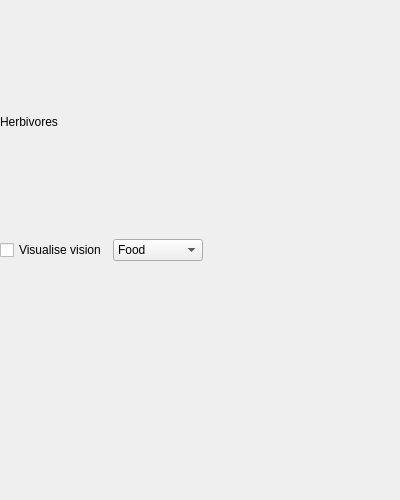
<?xml version="1.0" encoding="UTF-8"?>
<ui version="4.0">
 <class>food_herbivore_widget</class>
 <widget class="QWidget" name="food_herbivore_widget">
  <property name="geometry">
   <rect>
    <x>0</x>
    <y>0</y>
    <width>400</width>
    <height>500</height>
   </rect>
  </property>
  <property name="windowTitle">
   <string>Form</string>
  </property>
  <layout class="QVBoxLayout" name="verticalLayout">
   <property name="leftMargin">
    <number>0</number>
   </property>
   <property name="rightMargin">
    <number>0</number>
   </property>
   <item>
    <widget class="QLabel" name="title">
     <property name="frameShape">
      <enum>QFrame::NoFrame</enum>
     </property>
     <property name="text">
      <string>Herbivores</string>
     </property>
    </widget>
   </item>
   <item>
    <layout class="QHBoxLayout" name="vision_layout">
     <property name="spacing">
      <number>6</number>
     </property>
     <item>
      <widget class="QCheckBox" name="vision_toggle">
       <property name="text">
        <string>Visualise vision</string>
       </property>
      </widget>
     </item>
     <item>
      <widget class="QComboBox" name="vision_texture">
       <item>
        <property name="text">
         <string>Food</string>
        </property>
       </item>
       <item>
        <property name="text">
         <string>Herbivores</string>
        </property>
       </item>
      </widget>
     </item>
     <item>
      <spacer name="horizontalSpacer">
       <property name="orientation">
        <enum>Qt::Horizontal</enum>
       </property>
       <property name="sizeHint" stdset="0">
        <size>
         <width>40</width>
         <height>20</height>
        </size>
       </property>
      </spacer>
     </item>
    </layout>
   </item>
   <item>
    <widget class="fitness_graph" name="fitness" native="true"/>
   </item>
  </layout>
 </widget>
 <customwidgets>
  <customwidget>
   <class>fitness_graph</class>
   <extends>QWidget</extends>
   <header>../../ui/fitness_graph.h</header>
   <container>1</container>
  </customwidget>
 </customwidgets>
 <resources/>
 <connections/>
</ui>
